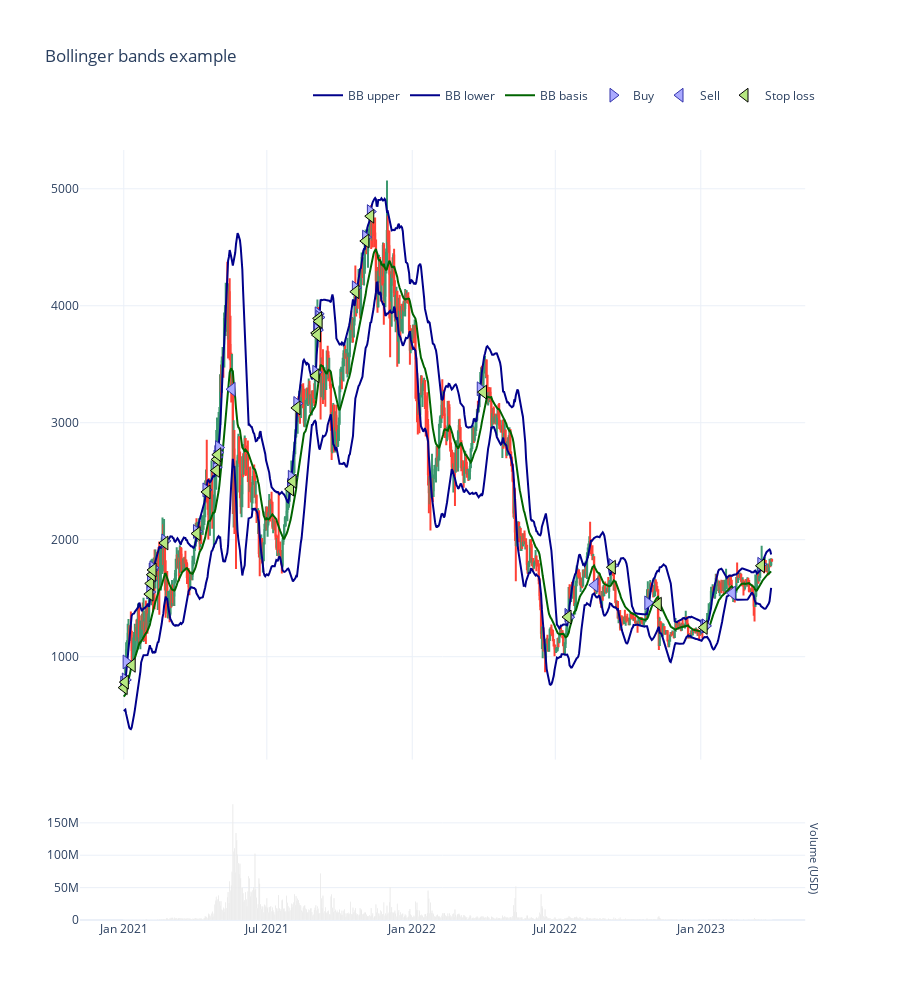

The notebook cell this image was saved under:
### Code cell
from tradeexecutor.visual.single_pair import visualise_single_pair, visualise_single_pair_positions_with_duration_and_slippage
from tradingstrategy.charting.candle_chart import VolumeBarMode

figure = visualise_single_pair(
    state,
    universe.universe.candles,
    start_at=START_AT,
    end_at=END_AT,
    volume_bar_mode=VolumeBarMode.separate,
    volume_axis_name="Volume (USD)",
    height = 1000,
)

figure.show()

### Figure 1 — Plotly figure (JSON) as saved in the notebook; plotly's stock layout.template omitted (floating-point values rounded to 4 significant figures; data arrays with more than 128 entries replaced by an {"elided": "..."} marker saying what was removed)
{"data": [{"marker": {"color": "rgba(128,128,128,0.5)"}, "showlegend": false, "type": "bar", "x": {"elided": "821 str values"}, "xaxis": "x2", "y": {"elided": "821 float values"}, "yaxis": "y2"}, {"close": {"elided": "821 float values"}, "high": {"elided": "821 float values"}, "hoverinfo": "text", "low": {"elided": "821 float values"}, "open": {"elided": "821 float values"}, "showlegend": false, "text": {"elided": "821 str values"}, "type": "candlestick", "x": {"elided": "821 str values"}, "xaxis": "x", "yaxis": "y"}, {"line": {"color": "darkblue", "shape": "linear"}, "mode": "lines", "name": "BB upper", "type": "scatter", "x": {"elided": "820 str values"}, "xaxis": "x", "y": {"elided": "820 float values"}, "yaxis": "y"}, {"line": {"color": "darkblue", "shape": "linear"}, "mode": "lines", "name": "BB lower", "type": "scatter", "x": {"elided": "820 str values"}, "xaxis": "x", "y": {"elided": "820 float values"}, "yaxis": "y"}, {"line": {"color": "darkgreen", "shape": "linear"}, "mode": "lines", "name": "BB basis", "type": "scatter", "x": {"elided": "820 str values"}, "xaxis": "x", "y": {"elided": "820 float values"}, "yaxis": "y"}, {"hoverinfo": "text", "marker": {"color": "#aaaaff", "line": {"color": "#3333aa", "width": 1}, "size": 12, "symbol": "triangle-right"}, "mode": "markers", "name": "Buy", "text": ["Buy WETH<br><br>Executed at: 2021-01-01 00:00:00<br>Value: 2500.0000 USD<br>Quantity: 3.226769 WETH<br><br>Mid-price: 774.3815 WETH / USD<br>Executed at price: 774.7687 WETH / USD<br>Estimated execution price: 774.7687 WETH / USD<br><br>Fees paid: $1.25<br>Fees planned: $1.25<br>Fees: 0.0005 %", "Buy WETH<br><br>Executed at: 2021-01-03 00:00:00<br>Value: 2435.9375 USD<br>Quantity: 3.036989 WETH<br><br>Mid-price: 801.6889 WETH / USD<br>Executed at price: 802.0898 WETH / USD<br>Estimated execution price: 802.0898 WETH / USD<br><br>Fees paid: $1.22<br>Fees planned: $1.22<br>Fees: 0.0005 %", "Buy WETH<br><br>Executed at: 2021-01-04 00:00:00<br>Value: 2405.8878 USD<br>Quantity: 2.516460 WETH<br><br>Mid-price: 955.5828 WETH / USD<br>Executed at price: 956.0606 WETH / USD<br>Estimated execution price: 956.0606 WETH / USD<br><br>Fees paid: $1.20<br>Fees planned: $1.20<br>Fees: 0.0005 %", "Buy WETH<br><br>Executed at: 2021-02-03 00:00:00<br>Value: 2367.9923 USD<br>Quantity: 1.524232 WETH<br><br>Mid-price: 1552.7879 WETH / USD<br>Executed at price: 1553.5643 WETH / USD<br>Estimated execution price: 1553.5643 WETH / USD<br><br>Fees paid: $1.18<br>Fees planned: $1.18<br>Fees: 0.0005 %", "Buy WETH<br><br>Executed at: 2021-02-04 00:00:00<br>Value: 2353.1647 USD<br>Quantity: 1.423053 WETH<br><br>Mid-price: 1652.7771 WETH / USD<br>Executed at price: 1653.6035 WETH / USD<br>Estimated execution price: 1653.6035 WETH / USD<br><br>Fees paid: $1.18<br>Fees planned: $1.18<br>Fees: 0.0005 %", "Buy WETH<br><br>Executed at: 2021-02-06 00:00:00<br>Value: 2332.9259 USD<br>Quantity: 1.338495 WETH<br><br>Mid-price: 1742.0765 WETH / USD<br>Executed at price: 1742.9475 WETH / USD<br>Estimated execution price: 1742.9475 WETH / USD<br><br>Fees paid: $1.17<br>Fees planned: $1.17<br>Fees: 0.0005 %", "Buy WETH<br><br>Executed at: 2021-02-07 00:00:00<br>Value: 2304.1395 USD<br>Quantity: 1.308440 WETH<br><br>Mid-price: 1760.1026 WETH / USD<br>Executed at price: 1760.9826 WETH / USD<br>Estimated execution price: 1760.9826 WETH / USD<br><br>Fees paid: $1.15<br>Fees planned: $1.15<br>Fees: 0.0005 %", "Buy WETH<br><br>Executed at: 2021-02-22 00:00:00<br>Value: 2290.9057 USD<br>Quantity: 1.150777 WETH<br><br>Mid-price: 1989.7528 WETH / USD<br>Executed at price: 1990.7477 WETH / USD<br>Estimated execution price: 1990.7477 WETH / USD<br><br>Fees paid: $1.15<br>Fees planned: $1.15<br>Fees: 0.0005 %", "Buy WETH<br><br>Executed at: 2021-04-03 00:00:00<br>Value: 2279.4856 USD<br>Quantity: 1.100388 WETH<br><br>Mid-price: 2070.4941 WETH / USD<br>Executed at price: 2071.5293 WETH / USD<br>Estimated execution price: 2071.5293 WETH / USD<br><br>Fees paid: $1.14<br>Fees planned: $1.14<br>Fees: 0.0005 %", "Buy WETH<br><br>Executed at: 2021-04-15 00:00:00<br>Value: 2268.3768 USD<br>Quantity: 0.934422 WETH<br><br>Mid-price: 2426.3583 WETH / USD<br>Executed at price: 2427.5715 WETH / USD<br>Estimated execution price: 2427.5715 WETH / USD<br><br>Fees paid: $1.13<br>Fees planned: $1.13<br>Fees: 0.0005 %", "Buy WETH<br><br>Executed at: 2021-04-28 00:00:00<br>Value: 2258.8742 USD<br>Quantity: 0.862057 WETH<br><br>Mid-price: 2619.0197 WETH / USD<br>Executed at price: 2620.3292 WETH / USD<br>Estimated execution price: 2620.3292 WETH / USD<br><br>Fees paid: $1.13<br>Fees planned: $1.13<br>Fees: 0.0005 %", "Buy WETH<br><br>Executed at: 2021-04-29 00:00:00<br>Value: 2245.7362 USD<br>Quantity: 0.829365 WETH<br><br>Mid-price: 2706.4230 WETH / USD<br>Executed at price: 2707.7762 WETH / USD<br>Estimated execution price: 2707.7762 WETH / USD<br><br>Fees paid: $1.12<br>Fees planned: $1.12<br>Fees: 0.0005 %", "Buy WETH<br><br>Executed at: 2021-04-30 00:00:00<br>Value: 2236.2882 USD<br>Quantity: 0.813925 WETH<br><br>Mid-price: 2746.1631 WETH / USD<br>Executed at price: 2747.5362 WETH / USD<br>Estimated execution price: 2747.5362 WETH / USD<br><br>Fees paid: $1.12<br>Fees planned: $1.12<br>Fees: 0.0005 %", "Buy WETH<br><br>Executed at: 2021-05-01 00:00:00<br>Value: 2227.3267 USD<br>Quantity: 0.798511 WETH<br><br>Mid-price: 2787.9554 WETH / USD<br>Executed at price: 2789.3493 WETH / USD<br>Estimated execution price: 2789.3493 WETH / USD<br><br>Fees paid: $1.11<br>Fees planned: $1.11<br>Fees: 0.0005 %", "Buy WETH<br><br>Executed at: 2021-07-31 00:00:00<br>Value: 2424.9759 USD<br>Quantity: 0.983313 WETH<br><br>Mid-price: 2464.8952 WETH / USD<br>Executed at price: 2466.1276 WETH / USD<br>Estimated execution price: 2466.1276 WETH / USD<br><br>Fees paid: $1.21<br>Fees planned: $1.21<br>Fees: 0.0005 %", "Buy WETH<br><br>Executed at: 2021-08-01 00:00:00<br>Value: 2408.0225 USD<br>Quantity: 0.949643 WETH<br><br>Mid-price: 2534.4463 WETH / USD<br>Executed at price: 2535.7136 WETH / USD<br>Estimated execution price: 2535.7136 WETH / USD<br><br>Fees paid: $1.20<br>Fees planned: $1.20<br>Fees: 0.0005 %", "Buy WETH<br><br>Executed at: 2021-08-08 00:00:00<br>Value: 2390.3115 USD<br>Quantity: 0.754872 WETH<br><br>Mid-price: 3164.9313 WETH / USD<br>Executed at price: 3166.5138 WETH / USD<br>Estimated execution price: 3166.5138 WETH / USD<br><br>Fees paid: $1.20<br>Fees planned: $1.20<br>Fees: 0.0005 %", "Buy WETH<br><br>Executed at: 2021-09-01 00:00:00<br>Value: 2374.7117 USD<br>Quantity: 0.691675 WETH<br><br>Mid-price: 3431.5598 WETH / USD<br>Executed at price: 3433.2756 WETH / USD<br>Estimated execution price: 3433.2756 WETH / USD<br><br>Fees paid: $1.19<br>Fees planned: $1.19<br>Fees: 0.0005 %", "Buy WETH<br><br>Executed at: 2021-09-02 00:00:00<br>Value: 2363.0309 USD<br>Quantity: 0.620548 WETH<br><br>Mid-price: 3806.0705 WETH / USD<br>Executed at price: 3807.9735 WETH / USD<br>Estimated execution price: 3807.9735 WETH / USD<br><br>Fees paid: $1.18<br>Fees planned: $1.18<br>Fees: 0.0005 %", "Buy WETH<br><br>Executed at: 2021-09-03 00:00:00<br>Value: 2349.8449 USD<br>Quantity: 0.619340 WETH<br><br>Mid-price: 3792.2180 WETH / USD<br>Executed at price: 3794.1141 WETH / USD<br>Estimated execution price: 3794.1141 WETH / USD<br><br>Fees paid: $1.17<br>Fees planned: $1.17<br>Fees: 0.0005 %", "Buy WETH<br><br>Executed at: 2021-09-04 00:00:00<br>Value: 2335.5716 USD<br>Quantity: 0.593786 WETH<br><br>Mid-price: 3931.3928 WETH / USD<br>Executed at price: 3933.3585 WETH / USD<br>Estimated execution price: 3933.3585 WETH / USD<br><br>Fees paid: $1.17<br>Fees planned: $1.17<br>Fees: 0.0005 %", "Buy WETH<br><br>Executed at: 2021-09-05 00:00:00<br>Value: 2322.6298 USD<br>Quantity: 0.595154 WETH<br><br>Mid-price: 3900.6215 WETH / USD<br>Executed at price: 3902.5718 WETH / USD<br>Estimated execution price: 3902.5718 WETH / USD<br><br>Fees paid: $1.16<br>Fees planned: $1.16<br>Fees: 0.0005 %", "Buy WETH<br><br>Executed at: 2021-10-21 00:00:00<br>Value: 2311.3218 USD<br>Quantity: 0.556176 WETH<br><br>Mid-price: 4153.6581 WETH / USD<br>Executed at price: 4155.7349 WETH / USD<br>Estimated execution price: 4155.7349 WETH / USD<br><br>Fees paid: $1.16<br>Fees planned: $1.16<br>Fees: 0.0005 %", "Buy WETH<br><br>Executed at: 2021-11-03 00:00:00<br>Value: 2300.7873 USD<br>Quantity: 0.501368 WETH<br><br>Mid-price: 4586.7299 WETH / USD<br>Executed at price: 4589.0233 WETH / USD<br>Estimated execution price: 4589.0233 WETH / USD<br><br>Fees paid: $1.15<br>Fees planned: $1.15<br>Fees: 0.0005 %", "Buy WETH<br><br>Executed at: 2021-11-09 00:00:00<br>Value: 2291.2940 USD<br>Quantity: 0.476630 WETH<br><br>Mid-price: 4804.8755 WETH / USD<br>Executed at price: 4807.2779 WETH / USD<br>Estimated execution price: 4807.2779 WETH / USD<br><br>Fees paid: $1.15<br>Fees planned: $1.15<br>Fees: 0.0005 %", "Buy WETH<br><br>Executed at: 2022-03-28 00:00:00<br>Value: 2280.7569 USD<br>Quantity: 0.692863 WETH<br><br>Mid-price: 3290.1418 WETH / USD<br>Executed at price: 3291.7868 WETH / USD<br>Estimated execution price: 3291.7868 WETH / USD<br><br>Fees paid: $1.14<br>Fees planned: $1.14<br>Fees: 0.0005 %", "Buy WETH<br><br>Executed at: 2022-07-17 00:00:00<br>Value: 2269.7790 USD<br>Quantity: 1.675559 WETH<br><br>Mid-price: 1353.9628 WETH / USD<br>Executed at price: 1354.6398 WETH / USD<br>Estimated execution price: 1354.6398 WETH / USD<br><br>Fees paid: $1.13<br>Fees planned: $1.13<br>Fees: 0.0005 %", "Buy WETH<br><br>Executed at: 2022-07-18 00:00:00<br>Value: 2256.2922 USD<br>Quantity: 1.685486 WETH<br><br>Mid-price: 1337.9903 WETH / USD<br>Executed at price: 1338.6593 WETH / USD<br>Estimated execution price: 1338.6593 WETH / USD<br><br>Fees paid: $1.13<br>Fees planned: $1.13<br>Fees: 0.0005 %", "Buy WETH<br><br>Executed at: 2022-09-11 00:00:00<br>Value: 2485.4145 USD<br>Quantity: 1.396191 WETH<br><br>Mid-price: 1779.2493 WETH / USD<br>Executed at price: 1780.1390 WETH / USD<br>Estimated execution price: 1780.1390 WETH / USD<br><br>Fees paid: $1.24<br>Fees planned: $1.24<br>Fees: 0.0005 %", "Buy WETH<br><br>Executed at: 2022-10-26 00:00:00<br>Value: 2473.8425 USD<br>Quantity: 1.693473 WETH<br><br>Mid-price: 1460.0800 WETH / USD<br>Executed at price: 1460.8101 WETH / USD<br>Estimated execution price: 1460.8101 WETH / USD<br><br>Fees paid: $1.24<br>Fees planned: $1.24<br>Fees: 0.0005 %", "Buy WETH<br><br>Executed at: 2023-01-05 00:00:00<br>Value: 2462.9300 USD<br>Quantity: 1.956007 WETH<br><br>Mid-price: 1258.5331 WETH / USD<br>Executed at price: 1259.1624 WETH / USD<br>Estimated execution price: 1259.1624 WETH / USD<br><br>Fees paid: $1.23<br>Fees planned: $1.23<br>Fees: 0.0005 %", "Buy WETH<br><br>Executed at: 2023-01-07 00:00:00<br>Value: 2453.0533 USD<br>Quantity: 1.940519 WETH<br><br>Mid-price: 1263.4904 WETH / USD<br>Executed at price: 1264.1222 WETH / USD<br>Estimated execution price: 1264.1222 WETH / USD<br><br>Fees paid: $1.23<br>Fees planned: $1.23<br>Fees: 0.0005 %", "Buy WETH<br><br>Executed at: 2023-03-18 00:00:00<br>Value: 2723.7896 USD<br>Quantity: 1.520810 WETH<br><br>Mid-price: 1790.1178 WETH / USD<br>Executed at price: 1791.0129 WETH / USD<br>Estimated execution price: 1791.0129 WETH / USD<br><br>Fees paid: $1.36<br>Fees planned: $1.36<br>Fees: 0.0005 %"], "type": "scatter", "x": ["2021-01-01T00:00:00", "2021-01-03T00:00:00", "2021-01-04T00:00:00", "2021-02-03T00:00:00", "2021-02-04T00:00:00", "2021-02-06T00:00:00", "2021-02-07T00:00:00", "2021-02-22T00:00:00", "2021-04-03T00:00:00", "2021-04-15T00:00:00", "2021-04-28T00:00:00", "2021-04-29T00:00:00", "2021-04-30T00:00:00", "2021-05-01T00:00:00", "2021-07-31T00:00:00", "2021-08-01T00:00:00", "2021-08-08T00:00:00", "2021-09-01T00:00:00", "2021-09-02T00:00:00", "2021-09-03T00:00:00", "2021-09-04T00:00:00", "2021-09-05T00:00:00", "2021-10-21T00:00:00", "2021-11-03T00:00:00", "2021-11-09T00:00:00", "2022-03-28T00:00:00", "2022-07-17T00:00:00", "2022-07-18T00:00:00", "2022-09-11T00:00:00", "2022-10-26T00:00:00", "2023-01-05T00:00:00", "2023-01-07T00:00:00", "2023-03-18T00:00:00"], "xaxis": "x", "y": [774.4, 801.7, 955.6, 1553.0, 1653.0, 1742.0, 1760.0, 1990.0, 2070.0, 2426.0, 2619.0, 2706.0, 2746.0, 2788.0, 2465.0, 2534.0, 3165.0, 3432.0, 3806.0, 3792.0, 3931.0, 3901.0, 4154.0, 4587.0, 4805.0, 3290.0, 1354.0, 1338.0, 1779.0, 1460.0, 1259.0, 1263.0, 1790.0], "yaxis": "y"}, {"hoverinfo": "text", "marker": {"color": "#aaaaff", "line": {"color": "#3333aa", "width": 1}, "size": 12, "symbol": "triangle-left"}, "mode": "markers", "name": "Sell", "text": ["Sell WETH<br><br>Executed at: 2021-05-18 00:00:00<br>Value: 2622.6251 USD<br>Quantity: 0.798511 WETH<br><br>Mid-price: 3286.0366 WETH / USD<br>Executed at price: 3284.3935 WETH / USD<br>Estimated execution price: 3284.3935 WETH / USD<br><br>Fees paid: $1.31<br>Fees planned: $1.31<br>Fees: 0.0005 %", "Sell WETH<br><br>Executed at: 2022-08-20 00:00:00<br>Value: 2714.5369 USD<br>Quantity: 1.685486 WETH<br><br>Mid-price: 1611.3418 WETH / USD<br>Executed at price: 1610.5361 WETH / USD<br>Estimated execution price: 1610.5361 WETH / USD<br><br>Fees paid: $1.36<br>Fees planned: $1.36<br>Fees: 0.0005 %", "Sell WETH<br><br>Executed at: 2023-02-10 00:00:00<br>Value: 2994.5260 USD<br>Quantity: 1.940519 WETH<br><br>Mid-price: 1543.9291 WETH / USD<br>Executed at price: 1543.1571 WETH / USD<br>Estimated execution price: 1543.1571 WETH / USD<br><br>Fees paid: $1.50<br>Fees planned: $1.50<br>Fees: 0.0005 %"], "type": "scatter", "x": ["2021-05-18T00:00:00", "2022-08-20T00:00:00", "2023-02-10T00:00:00"], "xaxis": "x", "y": [3286.0, 1611.0, 1544.0], "yaxis": "y"}, {"hoverinfo": "text", "marker": {"line": {"color": "black", "width": 1}, "size": 12, "symbol": "triangle-left"}, "mode": "markers", "name": "Stop loss", "text": ["Stop loss WETH<br><br>Trigger was at 768.9609 WETH / USD<br><br>Executed at: 2021-01-01 12:00:00<br>Value: 2371.8750 USD<br>Quantity: 3.226769 WETH<br><br>Mid-price: 735.4296 WETH / USD<br>Executed at price: 735.0618 WETH / USD<br>Estimated execution price: 735.0618 WETH / USD<br><br>Fees paid: $1.19<br>Fees planned: $1.19<br>Fees: 0.0005 %", "Stop loss WETH<br><br>Trigger was at 796.0771 WETH / USD<br><br>Executed at: 2021-01-03 00:00:00<br>Value: 2375.8381 USD<br>Quantity: 3.036989 WETH<br><br>Mid-price: 782.6920 WETH / USD<br>Executed at price: 782.3006 WETH / USD<br>Estimated execution price: 782.3006 WETH / USD<br><br>Fees paid: $1.19<br>Fees planned: $1.19<br>Fees: 0.0005 %", "Stop loss WETH<br><br>Trigger was at 948.8937 WETH / USD<br><br>Executed at: 2021-01-11 16:00:00<br>Value: 2330.0968 USD<br>Quantity: 2.516460 WETH<br><br>Mid-price: 926.4056 WETH / USD<br>Executed at price: 925.9424 WETH / USD<br>Estimated execution price: 925.9424 WETH / USD<br><br>Fees paid: $1.17<br>Fees planned: $1.17<br>Fees: 0.0005 %", "Stop loss WETH<br><br>Trigger was at 1541.9184 WETH / USD<br><br>Executed at: 2021-02-03 01:15:00<br>Value: 2338.3371 USD<br>Quantity: 1.524232 WETH<br><br>Mid-price: 1534.8759 WETH / USD<br>Executed at price: 1534.1084 WETH / USD<br>Estimated execution price: 1534.1084 WETH / USD<br><br>Fees paid: $1.17<br>Fees planned: $1.17<br>Fees: 0.0005 %", "Stop loss WETH<br><br>Trigger was at 1641.2077 WETH / USD<br><br>Executed at: 2021-02-04 03:15:00<br>Value: 2312.6872 USD<br>Quantity: 1.423053 WETH<br><br>Mid-price: 1625.9724 WETH / USD<br>Executed at price: 1625.1594 WETH / USD<br>Estimated execution price: 1625.1594 WETH / USD<br><br>Fees paid: $1.16<br>Fees planned: $1.16<br>Fees: 0.0005 %", "Stop loss WETH<br><br>Trigger was at 1729.8820 WETH / USD<br><br>Executed at: 2021-02-06 02:30:00<br>Value: 2275.3531 USD<br>Quantity: 1.338495 WETH<br><br>Mid-price: 1700.7848 WETH / USD<br>Executed at price: 1699.9344 WETH / USD<br>Estimated execution price: 1699.9344 WETH / USD<br><br>Fees paid: $1.14<br>Fees planned: $1.14<br>Fees: 0.0005 %", "Stop loss WETH<br><br>Trigger was at 1747.7818 WETH / USD<br><br>Executed at: 2021-02-07 00:30:00<br>Value: 2277.6720 USD<br>Quantity: 1.308440 WETH<br><br>Mid-price: 1741.6251 WETH / USD<br>Executed at price: 1740.7543 WETH / USD<br>Estimated execution price: 1740.7543 WETH / USD<br><br>Fees paid: $1.14<br>Fees planned: $1.14<br>Fees: 0.0005 %", "Stop loss WETH<br><br>Trigger was at 1975.8246 WETH / USD<br><br>Executed at: 2021-02-22 00:15:00<br>Value: 2268.0655 USD<br>Quantity: 1.150777 WETH<br><br>Mid-price: 1971.8860 WETH / USD<br>Executed at price: 1970.9001 WETH / USD<br>Estimated execution price: 1970.9001 WETH / USD<br><br>Fees paid: $1.13<br>Fees planned: $1.13<br>Fees: 0.0005 %", "Stop loss WETH<br><br>Trigger was at 2056.0006 WETH / USD<br><br>Executed at: 2021-04-03 17:30:00<br>Value: 2257.2680 USD<br>Quantity: 1.100388 WETH<br><br>Mid-price: 2052.3648 WETH / USD<br>Executed at price: 2051.3386 WETH / USD<br>Estimated execution price: 2051.3386 WETH / USD<br><br>Fees paid: $1.13<br>Fees planned: $1.13<br>Fees: 0.0005 %", "Stop loss WETH<br><br>Trigger was at 2409.3738 WETH / USD<br><br>Executed at: 2021-04-16 06:15:00<br>Value: 2249.3715 USD<br>Quantity: 0.934422 WETH<br><br>Mid-price: 2408.4366 WETH / USD<br>Executed at price: 2407.2324 WETH / USD<br>Estimated execution price: 2407.2324 WETH / USD<br><br>Fees paid: $1.13<br>Fees planned: $1.13<br>Fees: 0.0005 %", "Stop loss WETH<br><br>Trigger was at 2600.6866 WETH / USD<br><br>Executed at: 2021-04-28 05:45:00<br>Value: 2232.5982 USD<br>Quantity: 0.862057 WETH<br><br>Mid-price: 2591.1442 WETH / USD<br>Executed at price: 2589.8486 WETH / USD<br>Estimated execution price: 2589.8486 WETH / USD<br><br>Fees paid: $1.12<br>Fees planned: $1.12<br>Fees: 0.0005 %", "Stop loss WETH<br><br>Trigger was at 2687.4781 WETH / USD<br><br>Executed at: 2021-04-29 03:45:00<br>Value: 2226.8402 USD<br>Quantity: 0.829365 WETH<br><br>Mid-price: 2686.3357 WETH / USD<br>Executed at price: 2684.9925 WETH / USD<br>Estimated execution price: 2684.9925 WETH / USD<br><br>Fees paid: $1.11<br>Fees planned: $1.11<br>Fees: 0.0005 %", "Stop loss WETH<br><br>Trigger was at 2726.9400 WETH / USD<br><br>Executed at: 2021-04-30 00:15:00<br>Value: 2218.3653 USD<br>Quantity: 0.813925 WETH<br><br>Mid-price: 2726.8794 WETH / USD<br>Executed at price: 2725.5160 WETH / USD<br>Estimated execution price: 2725.5160 WETH / USD<br><br>Fees paid: $1.11<br>Fees planned: $1.11<br>Fees: 0.0005 %", "Stop loss WETH<br><br>Trigger was at 2447.6409 WETH / USD<br><br>Executed at: 2021-07-31 00:45:00<br>Value: 2391.0692 USD<br>Quantity: 0.983313 WETH<br><br>Mid-price: 2432.8619 WETH / USD<br>Executed at price: 2431.6455 WETH / USD<br>Estimated execution price: 2431.6455 WETH / USD<br><br>Fees paid: $1.20<br>Fees planned: $1.20<br>Fees: 0.0005 %", "Stop loss WETH<br><br>Trigger was at 2516.7052 WETH / USD<br><br>Executed at: 2021-08-03 05:00:00<br>Value: 2372.6005 USD<br>Quantity: 0.949643 WETH<br><br>Mid-price: 2499.6631 WETH / USD<br>Executed at price: 2498.4132 WETH / USD<br>Estimated execution price: 2498.4132 WETH / USD<br><br>Fees paid: $1.19<br>Fees planned: $1.19<br>Fees: 0.0005 %", "Stop loss WETH<br><br>Trigger was at 3142.7768 WETH / USD<br><br>Executed at: 2021-08-08 01:30:00<br>Value: 2359.1119 USD<br>Quantity: 0.754872 WETH<br><br>Mid-price: 3126.7461 WETH / USD<br>Executed at price: 3125.1827 WETH / USD<br>Estimated execution price: 3125.1827 WETH / USD<br><br>Fees paid: $1.18<br>Fees planned: $1.18<br>Fees: 0.0005 %", "Stop loss WETH<br><br>Trigger was at 3407.5389 WETH / USD<br><br>Executed at: 2021-09-01 01:00:00<br>Value: 2351.3501 USD<br>Quantity: 0.691675 WETH<br><br>Mid-price: 3401.2008 WETH / USD<br>Executed at price: 3399.5002 WETH / USD<br>Estimated execution price: 3399.5002 WETH / USD<br><br>Fees paid: $1.18<br>Fees planned: $1.18<br>Fees: 0.0005 %", "Stop loss WETH<br><br>Trigger was at 3779.4280 WETH / USD<br><br>Executed at: 2021-09-02 01:15:00<br>Value: 2336.6589 USD<br>Quantity: 0.620548 WETH<br><br>Mid-price: 3767.3594 WETH / USD<br>Executed at price: 3765.4757 WETH / USD<br>Estimated execution price: 3765.4757 WETH / USD<br><br>Fees paid: $1.17<br>Fees planned: $1.17<br>Fees: 0.0005 %", "Stop loss WETH<br><br>Trigger was at 3765.6725 WETH / USD<br><br>Executed at: 2021-09-03 00:45:00<br>Value: 2321.2983 USD<br>Quantity: 0.619340 WETH<br><br>Mid-price: 3749.8970 WETH / USD<br>Executed at price: 3748.0221 WETH / USD<br>Estimated execution price: 3748.0221 WETH / USD<br><br>Fees paid: $1.16<br>Fees planned: $1.16<br>Fees: 0.0005 %", "Stop loss WETH<br><br>Trigger was at 3903.8731 WETH / USD<br><br>Executed at: 2021-09-04 11:15:00<br>Value: 2309.6879 USD<br>Quantity: 0.593786 WETH<br><br>Mid-price: 3891.7134 WETH / USD<br>Executed at price: 3889.7675 WETH / USD<br>Estimated execution price: 3889.7675 WETH / USD<br><br>Fees paid: $1.16<br>Fees planned: $1.16<br>Fees: 0.0005 %", "Stop loss WETH<br><br>Trigger was at 3873.3171 WETH / USD<br><br>Executed at: 2021-09-05 03:30:00<br>Value: 2300.0138 USD<br>Quantity: 0.595154 WETH<br><br>Mid-price: 3866.5048 WETH / USD<br>Executed at price: 3864.5715 WETH / USD<br>Estimated execution price: 3864.5715 WETH / USD<br><br>Fees paid: $1.15<br>Fees planned: $1.15<br>Fees: 0.0005 %", "Stop loss WETH<br><br>Trigger was at 4124.5825 WETH / USD<br><br>Executed at: 2021-10-21 14:45:00<br>Value: 2290.2528 USD<br>Quantity: 0.556176 WETH<br><br>Mid-price: 4119.9130 WETH / USD<br>Executed at price: 4117.8531 WETH / USD<br>Estimated execution price: 4117.8531 WETH / USD<br><br>Fees paid: $1.15<br>Fees planned: $1.15<br>Fees: 0.0005 %", "Stop loss WETH<br><br>Trigger was at 4554.6228 WETH / USD<br><br>Executed at: 2021-11-03 05:00:00<br>Value: 2281.8007 USD<br>Quantity: 0.501368 WETH<br><br>Mid-price: 4553.4305 WETH / USD<br>Executed at price: 4551.1538 WETH / USD<br>Estimated execution price: 4551.1538 WETH / USD<br><br>Fees paid: $1.14<br>Fees planned: $1.14<br>Fees: 0.0005 %", "Stop loss WETH<br><br>Trigger was at 4771.2414 WETH / USD<br><br>Executed at: 2021-11-09 11:45:00<br>Value: 2270.2197 USD<br>Quantity: 0.476630 WETH<br><br>Mid-price: 4765.4455 WETH / USD<br>Executed at price: 4763.0628 WETH / USD<br>Estimated execution price: 4763.0628 WETH / USD<br><br>Fees paid: $1.14<br>Fees planned: $1.14<br>Fees: 0.0005 %", "Stop loss WETH<br><br>Trigger was at 3267.1108 WETH / USD<br><br>Executed at: 2022-04-01 02:00:00<br>Value: 2258.8012 USD<br>Quantity: 0.692863 WETH<br><br>Mid-price: 3261.7293 WETH / USD<br>Executed at price: 3260.0985 WETH / USD<br>Estimated execution price: 3260.0985 WETH / USD<br><br>Fees paid: $1.13<br>Fees planned: $1.13<br>Fees: 0.0005 %", "Stop loss WETH<br><br>Trigger was at 1344.4851 WETH / USD<br><br>Executed at: 2022-07-17 01:30:00<br>Value: 2242.8053 USD<br>Quantity: 1.675559 WETH<br><br>Mid-price: 1339.2111 WETH / USD<br>Executed at price: 1338.5415 WETH / USD<br>Estimated execution price: 1338.5415 WETH / USD<br><br>Fees paid: $1.12<br>Fees planned: $1.12<br>Fees: 0.0005 %", "Stop loss WETH<br><br>Trigger was at 1766.7946 WETH / USD<br><br>Executed at: 2022-09-11 02:00:00<br>Value: 2462.2705 USD<br>Quantity: 1.396191 WETH<br><br>Mid-price: 1764.4446 WETH / USD<br>Executed at price: 1763.5624 WETH / USD<br>Estimated execution price: 1763.5624 WETH / USD<br><br>Fees paid: $1.23<br>Fees planned: $1.23<br>Fees: 0.0005 %", "Stop loss WETH<br><br>Trigger was at 1449.8595 WETH / USD<br><br>Executed at: 2022-11-08 05:30:00<br>Value: 2452.0174 USD<br>Quantity: 1.693473 WETH<br><br>Mid-price: 1448.6466 WETH / USD<br>Executed at price: 1447.9223 WETH / USD<br>Estimated execution price: 1447.9223 WETH / USD<br><br>Fees paid: $1.23<br>Fees planned: $1.23<br>Fees: 0.0005 %", "Stop loss WETH<br><br>Trigger was at 1249.7234 WETH / USD<br><br>Executed at: 2023-01-05 07:00:00<br>Value: 2443.1765 USD<br>Quantity: 1.956007 WETH<br><br>Mid-price: 1249.6884 WETH / USD<br>Executed at price: 1249.0635 WETH / USD<br>Estimated execution price: 1249.0635 WETH / USD<br><br>Fees paid: $1.22<br>Fees planned: $1.22<br>Fees: 0.0005 %", "Stop loss WETH<br><br>Trigger was at 1777.5870 WETH / USD<br><br>Executed at: 2023-03-18 17:45:00<br>Value: 2702.0145 USD<br>Quantity: 1.520810 WETH<br><br>Mid-price: 1777.5836 WETH / USD<br>Executed at price: 1776.6948 WETH / USD<br>Estimated execution price: 1776.6948 WETH / USD<br><br>Fees paid: $1.35<br>Fees planned: $1.35<br>Fees: 0.0005 %"], "type": "scatter", "x": ["2021-01-01T12:00:00", "2021-01-03T00:00:00", "2021-01-11T16:00:00", "2021-02-03T01:15:00", "2021-02-04T03:15:00", "2021-02-06T02:30:00", "2021-02-07T00:30:00", "2021-02-22T00:15:00", "2021-04-03T17:30:00", "2021-04-16T06:15:00", "2021-04-28T05:45:00", "2021-04-29T03:45:00", "2021-04-30T00:15:00", "2021-07-31T00:45:00", "2021-08-03T05:00:00", "2021-08-08T01:30:00", "2021-09-01T01:00:00", "2021-09-02T01:15:00", "2021-09-03T00:45:00", "2021-09-04T11:15:00", "2021-09-05T03:30:00", "2021-10-21T14:45:00", "2021-11-03T05:00:00", "2021-11-09T11:45:00", "2022-04-01T02:00:00", "2022-07-17T01:30:00", "2022-09-11T02:00:00", "2022-11-08T05:30:00", "2023-01-05T07:00:00", "2023-03-18T17:45:00"], "xaxis": "x", "y": [735.4, 782.7, 926.4, 1535.0, 1626.0, 1701.0, 1742.0, 1972.0, 2052.0, 2408.0, 2591.0, 2686.0, 2727.0, 2433.0, 2500.0, 3127.0, 3401.0, 3767.0, 3750.0, 3892.0, 3867.0, 4120.0, 4553.0, 4765.0, 3262.0, 1339.0, 1764.0, 1449.0, 1250.0, 1778.0], "yaxis": "y"}, {"hoverinfo": "text", "marker": {"line": {"color": "black", "width": 1}, "size": 12, "symbol": "triangle-left"}, "mode": "markers", "name": "Take profit", "text": [], "type": "scatter", "x": [], "xaxis": "x", "y": [], "yaxis": "y"}], "layout": {"annotations": [{"font": {"size": 11}, "showarrow": false, "text": "Volume (USD)", "textangle": 90, "x": 0.98, "xanchor": "left", "xref": "paper", "y": 0.07917, "yanchor": "middle", "yref": "paper"}], "height": 1000, "legend": {"orientation": "h", "x": 1, "xanchor": "right", "y": 1.09, "yanchor": "top"}, "margin": {"t": 150}, "title": {"text": "Bollinger bands example", "y": 0.95}, "xaxis": {"anchor": "y", "domain": [0, 0.98], "matches": "x2", "rangeslider": {"visible": false}, "showticklabels": false}, "xaxis2": {"anchor": "y2", "domain": [0, 0.98], "rangeslider": {"visible": false}}, "yaxis": {"anchor": "x", "domain": [0.2083, 1]}, "yaxis2": {"anchor": "x2", "domain": [0, 0.1583]}}}
